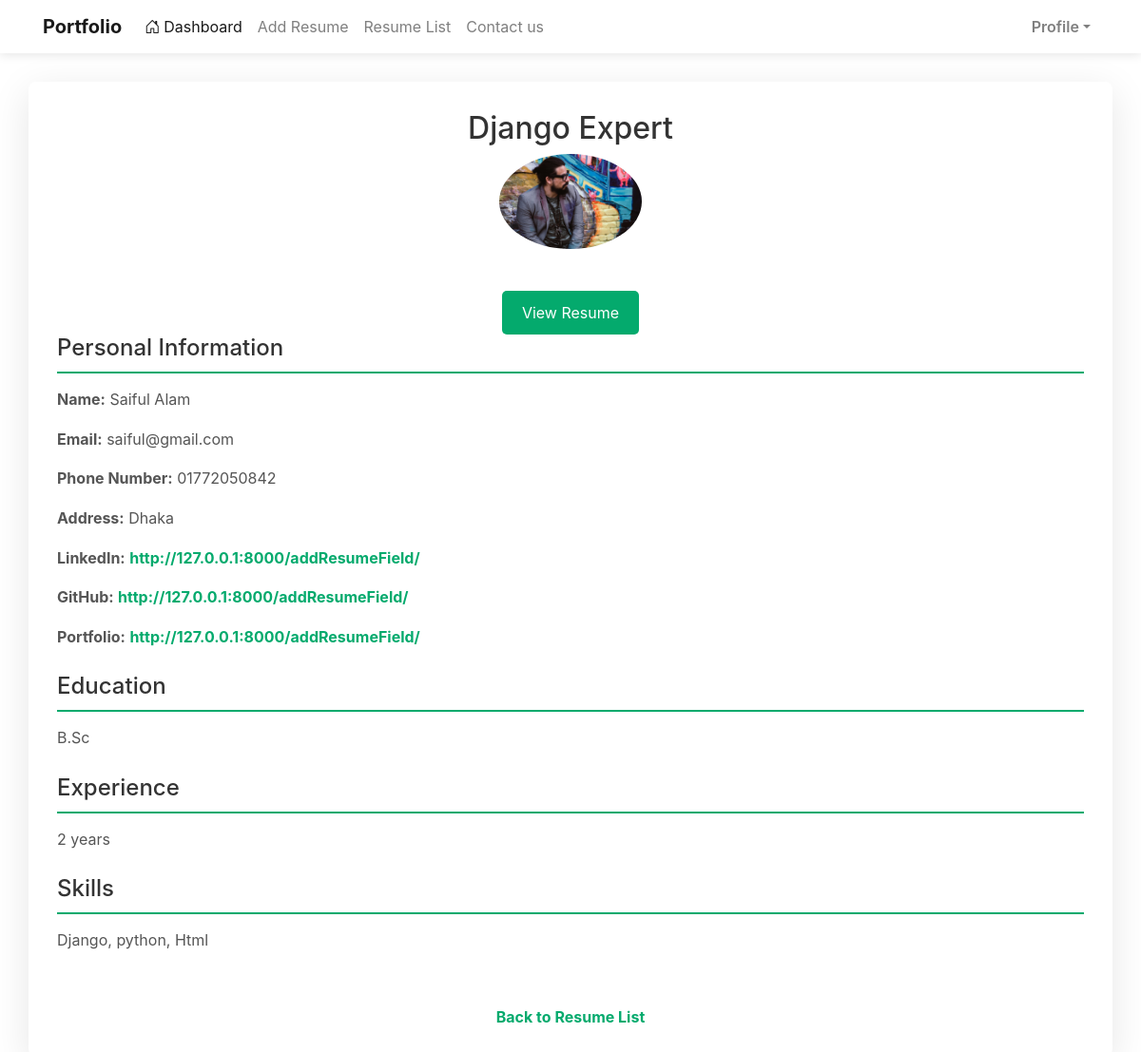
Screenshot of /resume_detail/1 (signed in) with the database file from the repository.
### portfolio/models.py (models this page shows, shortened)
class ResumeModel(models.Model):
    title = models.CharField(max_length=100, blank=True, null=True)
    description = models.TextField(blank=True, null=True)
    file = models.FileField(upload_to='resumes/', blank=True, null=True)
    profile_pic=models.ImageField(upload_to="Media/Pro_pic",null=True)
    name = models.CharField(max_length=100, blank=True, null=True)
    email = models.EmailField(blank=True, null=True)
    phone_number = models.CharField(max_length=15, blank=True, null=True)
    address = models.TextField(blank=True, null=True)
    linkedin_url = models.URLField(blank=True, null=True)
    github_url = models.URLField(blank=True, null=True)
    portfolio_url = models.URLField(blank=True, null=True)
    education = models.TextField(blank=True, null=True)
    experience = models.TextField(blank=True, null=True)
    skills = models.TextField(blank=True, null=True)
    created_at = models.DateTimeField(auto_now_add=True,null=True)

### portfolio/views.py (the view)
# urls.py: path('resume_detail/<str:id>', resume_detail,name="resume_detail"),
@login_required
def resume_detail(request,id):
    resume=ResumeModel.objects.get(id=id)
    return render(request,"resume_detail.html",{'resume':resume})

### portfolio/templates/resume_detail.html (shortened to what this page needs)
{% extends 'master/base.html' %}
{% block body %}
<link href="https://stackpath.bootstrapcdn.com/bootstrap/4.5.2/css/bootstrap.min.css" rel="stylesheet">
<div class="container resume-container">
    <h1 class="text-center">{{ resume.title }}</h1>
    {% if resume.profile_pic %}
        <div class="text-center">
            <img src="{{ resume.profile_pic.url }}" alt="Profile Picture" class="img-fluid rounded-circle">
        </div>
    {% endif %}
    {% if resume.file %}
        <div class="text-center mt-4">
            <a href="{{ resume.file.url }}" target="_blank">
                <button class="btn btn-view-resume">View Resume</button>
            </a>
        </div>
    {% endif %}
    {% if resume.name %}
        <div class="section">
            <h2>Personal Information</h2>
            <p><strong>Name:</strong> {{ resume.name }}</p>
            {% if resume.email %}
                <p><strong>Email:</strong> {{ resume.email }}</p>
            {% endif %}
            {% if resume.phone_number %}
                <p><strong>Phone Number:</strong> {{ resume.phone_number }}</p>
            {% endif %}
            {% if resume.address %}
                <p><strong>Address:</strong> {{ resume.address }}</p>
            {% endif %}
            {% if resume.linkedin_url %}
                <p><strong>LinkedIn:</strong> <a href="{{ resume.linkedin_url }}" target="_blank">{{ resume.linkedin_url }}</a></p>
            {% endif %}
            {% if resume.github_url %}
                <p><strong>GitHub:</strong> <a href="{{ resume.github_url }}" target="_blank">{{ resume.github_url }}</a></p>
            {% endif %}
            {% if resume.portfolio_url %}
                <p><strong>Portfolio:</strong> <a href="{{ resume.portfolio_url }}" target="_blank">{{ resume.portfolio_url }}</a></p>
            {% endif %}
        </div>
    {% endif %}
    {% if resume.education %}
        <div class="section">
            <h2>Education</h2>
            <p>{{ resume.education }}</p>
        </div>
    {% endif %}
    {% if resume.experience %}
        <div class="section">
            <h2>Experience</h2>
            <p>{{ resume.experience }}</p>
        </div>
    {% endif %}
    {% if resume.skills %}
        <div class="section">
            <h2>Skills</h2>
            <p>{{ resume.skills }}</p>
        </div>
    {% endif %}
    <div class="text-center">
        <a href="{% url 'viewResumeList' %}" class="back-link">Back to Resume List</a>
    </div>
</div>
{% endblock body %}

### portfolio/templates/master/base.html (shortened to what this page needs)
<!DOCTYPE html>
<html lang="en">
  <head>
    <link href="https://cdn.jsdelivr.net/npm/bootstrap@5.3.3/dist/css/bootstrap.min.css" rel="stylesheet" />
    <link href="https://cdn.jsdelivr.net/npm/bootstrap-icons@1.10.5/font/bootstrap-icons.css" rel="stylesheet" />
  </head>
  <body>
    {% include 'master/navbar.html' %}
    {% block body %}
    {% endblock %}
  </body>
</html>

### portfolio/templates/master/navbar.html (shortened to what this page needs)
<nav class="navbar navbar-expand-lg navbar-light bg-white navbar-custom">
  <div class="container">
    <a class="navbar-brand fw-bold" href="{% url 'home' %}"></i>Portfolio</a>
    <div class="collapse navbar-collapse justify-content-between" id="navbarNav">
      <ul class="navbar-nav me-auto mb-2 mb-lg-0">
        <li class="nav-item">
          <a class="nav-link active" href="{% url 'home' %}"><i class="bi bi-house-door me-1"></i>Dashboard</a>
        </li>
        <li class="nav-item">
          <a class="nav-link" href="{% url "addResumeField" %}"></i>Add Resume</a>
        </li>
        <li class="nav-item">
          <a class="nav-link" href="{% url "viewResumeList" %}"></i>Resume List</a>
        </li>
        <li class="nav-item">
          <a class="nav-link" href="{% url "contact" %}"></i>Contact us</a>
        </li>
      </ul>
      <ul class="navbar-nav ms-3">
        <li class="nav-item dropdown">
          <a class="nav-link dropdown-toggle d-flex align-items-center" href="#" id="profileDropdown" role="button" data-bs-toggle="dropdown" aria-expanded="false">
            <span class="fw-semibold d-none d-md-inline">Profile</span>
          </a>
        </li>
      </ul>
    </div>
  </div>
</nav>

### portfolio/templates/master/base.html (style rules this page uses)
.navbar-custom { box-shadow: 0 2px 10px rgba(0, 0, 0, 0.1); }

### portfolio/templates/resume_detail.html (style rules this page uses)
.resume-container { background-color: #ffffff; border-radius: 8px; box-shadow: 0 10px 40px rgba(0,0,0,0.1); padding: 30px; margin-top: 30px; }
.resume-container h1 { color: #333; font-size: 2rem; }
.resume-container img { max-width: 150px; height: auto; border-radius: 8px; margin-bottom: 20px; }
.resume-container .section { margin-bottom: 25px; }
.resume-container .section h2 { border-bottom: 2px solid #04AA6D; padding-bottom: 10px; margin-bottom: 15px; color: #333; font-size: 1.5rem; }
.resume-container p { line-height: 1.6; color: #555; }
.resume-container a { color: #04AA6D; text-decoration: none; font-weight: bold; }
.back-link { display: inline-block; margin-top: 30px; font-size: 16px; }
.btn-view-resume { background-color: #04AA6D; color: white; border-radius: 5px; padding: 10px 20px; font-size: 16px; }

### rows the page displays
ResumeModel: title "Django Expert", profile_pic (picture), name "Saiful Alam", email "saiful@gmail.com", phone_number "01772050842", address "Dhaka", linkedin_url "http://127.0.0.1:8000/addResumeField/", github_url "http://127.0.0.1:8000/addResumeField/", portfolio_url "http://127.0.0.1:8000/addResumeField/", education "B.Sc", experience "2 years", skills "Django, python, Html"
